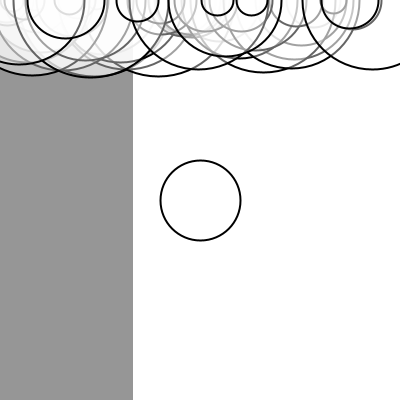
Frame 1 (no input)
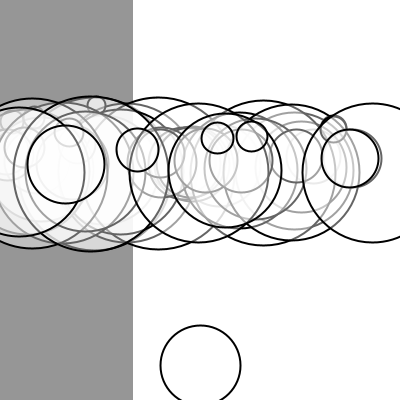
Frame 60 (the mouse pressed at the canvas centre just before this capture)
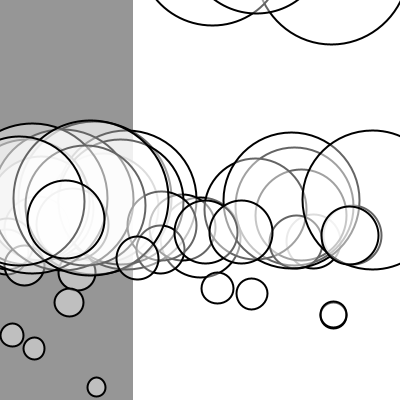
Frame 120 (the mouse held since frame 60 and released just before this capture)

The Processing sketch that drew these frames (run headless with seeded random() and noise(); from frame 60 on, the mouse is pressed at the canvas centre):

// Processing sketch: sketch_260225_Forces_v2
// ── sketch_260225_Forces_v2.pde

Mover[] movers = new Mover[51];
Settings set;

void setup() {

  // size(383, 200);
  size(400, 400);

  movers[0] = new Mover(5, width/2, height/2);
  for (int i = 1; i < movers.length; i++) {
    movers[i] = new Mover(random(1, 10), random(width), 0);
  }
  
  set = new Settings(); 
}

void draw() {
  background(255);

  set.display();
  
  line(mouseX,0,mouseX,height);
  
  println(mouseX,mouseY);
  point(mouseX, mouseY);

  for (Mover m : movers) {

    //if(m==movers[0])

    // PVector wind = new PVector(0.01, 0);
    PVector gravity = new PVector(0, 0.1*m.mass);
    PVector friction = calculateFriction(m);

    m.applyForce(friction);
    // movers[i].applyForce(wind);
    m.applyForce(gravity);

    moveWithMouse1();

    m.update();
    m.display();
    m.checkEdges();
  }
}

PVector calculateFriction(Mover m)
{
  float c = 0.05;
  PVector friction = m.velocity.copy();
  friction.mult(-1);
  friction.normalize();
  friction.mult(c);

  return friction;
}

void moveWithMouse1()
{
  for ( Mover m : movers) {
    float d = dist(mouseX, mouseY, m.position.x, m.position.y);
    float r = m.mass*8;
    if ( d <= r)
    {
      float x_ = constrain((mouseX - pmouseX), 0, 1);
      float y_ = constrain((mouseY - pmouseY), 0, 1);

      m.applyForce(new PVector(x_, y_));
    }
  }
}

// per costruire una gui dovrei fare delle classi a posite
// così da automattizare lo spostamento dell astessa etc.

//boolean menu;

//color statusCerchio;
//color attivo,disattivo;

// in setup
//  attivo = color(255);
//  disattivo = color(0);

// in draw
//  if(menu)
//  {
//    fill(50,50,50);
//    rect(0,0,100,height);

//    controlloCerchio();
//    fill(statusCerchio);
//    circle(50,10,20);
//  }

//void mousePressed()
//{
//   if(mouseX <20 && mouseX > 0 && mouseY >0 && mouseY < 20)
//     menu = (menu)? false : true;

//   if(mouseX <20 && mouseX > 0 && mouseY >0 && mouseY < 20)

//}

// ── Mover.pde

class Mover {

  PVector position;
  PVector velocity;
  PVector acceleration;
  float mass;
  float mass_mult = 16;
  float r = mass * mass_mult / 2;
  float G = 1;



  Mover(float m, float x, float y) {
    mass = m;
    position = new PVector(x, y);
    velocity = new PVector(0, 0);
    acceleration = new PVector(0, 0);
  }

  void applyForce(PVector force) {
    PVector f = PVector.div(force, mass);
    acceleration.add(f);
  }

  void update() {
    velocity.add(acceleration);
    position.add(velocity);
    acceleration.mult(0);
  }

  void display() {
    stroke(0);
    strokeWeight(2);
    fill(255, 100);
    ellipse(position.x, position.y, mass*mass_mult, mass*mass_mult);
  }

  PVector attract(Mover a)
  {
    PVector force = PVector.sub(position, a.position);

    float d = constrain(force.mag(), 2, 10);
    force.normalize();
    float forza = (G * mass * a.mass) / (d * d);
    force.mult(forza);

    return force;
  }

  void clicked(int x, int y)
  {
    float d = dist(x, y, position.x, position.y);
    if ( d < r )
    {
      // da continuare
    }
  }

  void checkEdges() {

    if (position.x > width) {
      position.x = width;
      velocity.x *= -1;
    } else if (position.x < 0) {
      position.x = 0;
      velocity.x *= -1;
    }

    if (position.y > height) {
      velocity.y *= -1;
      position.y = height;
    }
  }
}

// ── Settings.pde

public class Settings
{

  private boolean statoVisibilita;
  private int sWidth, sHeight;

  Settings()
  {
    statoVisibilita = false;
    sWidth = width/3;
    sHeight = height;
  }

  void menuOn()
  {
    statoVisibilita = true;
  }
  void menuOff()
  {
    statoVisibilita = false;
  }
  void display()
  {
    fill(150);
    noStroke();
    rect(0,0, sWidth,sHeight);
    
    
  }
}
